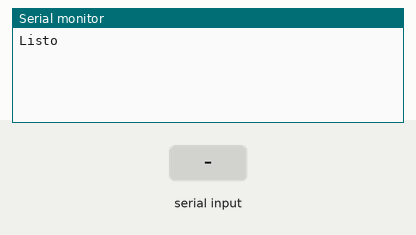
Recording of a sketch running on a simulated Arduino Uno, built with avr-gcc and run on an emulated ATmega328P. Shown: the last lines printed to the serial monitor. Inputs (shaded band) come from the test bench.

Above: at 1.2 s.
1.3 s: "1" received over the second serial link
At 1.7 s:
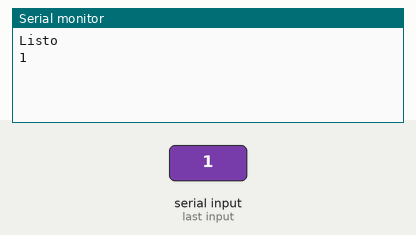
2.8 s: "0" received over the second serial link
At 4.0 s:
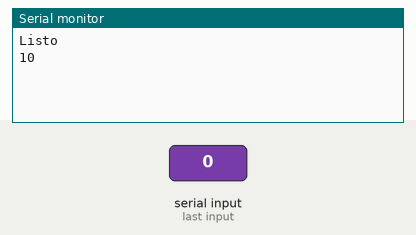

The sketch:

Test1_AT_commands_sketch_jun23c.ino
```cpp
#include <SoftwareSerial.h>

SoftwareSerial miBT(10, 11);  // RX->10 / TX->11

/*    AT COMMANDS    */
// AT+NAME? -> Nombre del BT
// AT+PSWD? -> PIN/PASSWORD asignada
// AT+ROLE? -> 0 SLAVE / 1 MASTER
// AT+UART? -> UART CONN / BAUDIOS CONFIGURATION

// AT+ORGL  -> TO START CONFIGURATION
// AT+NAME=VALERY -> SET NAME TO 'VALERY'
// AT+PSWD=1234   -> SET PIN/PASSWORD
// AT+ROLE=0      -> SET ROLE TO SLAVE
// AT+UART=38400,0,0 -> UART CONN / BAUDIOS CONFIGURATION

// AT+RESET -> EXIT CONFIGURATION MODE

void setup() {
  Serial.begin(9600);
  Serial.println("Listo");
  miBT.begin(9600);
}

void loop() {
  if (miBT.available()) Serial.write(miBT.read());

  if (Serial.available()) miBT.write(Serial.read());
}
```

Measured:
- after the input at 1.3 s, the serial monitor: prints a new line at once (image 1)
- after the input at 2.8 s, the serial monitor: prints a new line at once (image 2)
